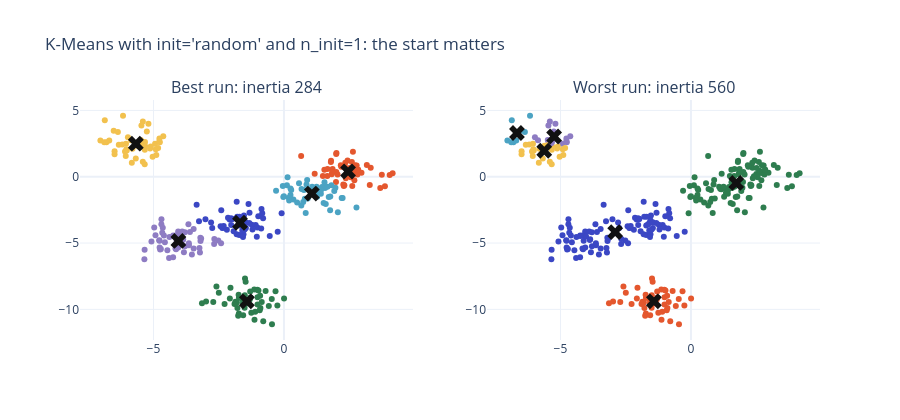

This figure's notebook cell:
### Markdown cell above
## Sensitivity to the initial centres 🎲

The final clusters depend on the initial centres. A bad start can trap the algorithm in a **local minimum**: no single point wants to change cluster, yet a better clustering exists.

#### See it with data 🔬: same data, two different starts

300 points in 6 groups. We run K-Means 50 times with the most naive start, `init="random"` (6 observations drawn at random) and a single run each time (`n_init=1`), only changing the random seed. We draw the best and the worst result.

### Code cell
X_blobs, _ = make_blobs(n_samples=300, centers=6, cluster_std=0.7, random_state=2)
runs = [KMeans(n_clusters=6, init="random", n_init=1, random_state=seed).fit(X_blobs) for seed in range(50)]
inertias = np.array([r.inertia_ for r in runs])
best, worst = runs[inertias.argmin()], runs[inertias.argmax()]

fig = make_subplots(rows=1, cols=2, subplot_titles=[f"Best run: inertia {best.inertia_:.0f}",
                                                    f"Worst run: inertia {worst.inertia_:.0f}"])
for col, run in [(1, best), (2, worst)]:
    fig.add_trace(go.Scatter(x=X_blobs[:, 0], y=X_blobs[:, 1], mode="markers", showlegend=False,
                             marker=dict(color=[COLORS[l] for l in run.labels_], size=6)), row=1, col=col)
    fig.add_trace(go.Scatter(x=run.cluster_centers_[:, 0], y=run.cluster_centers_[:, 1], mode="markers",
                             showlegend=False, marker=dict(symbol="x", size=14, color="#111111")), row=1, col=col)
fig.update_layout(height=420, title="K-Means with init='random' and n_init=1: the start matters")
fig.show()

### Figure 1 — Plotly figure (JSON) as saved in the notebook; plotly's stock layout.template omitted (floating-point values rounded to 4 significant figures; data arrays with more than 128 entries replaced by an {"elided": "..."} marker saying what was removed)
{"data": [{"marker": {"color": {"elided": "300 str values"}, "size": 6}, "mode": "markers", "showlegend": false, "type": "scatter", "x": {"elided": "300 float values"}, "xaxis": "x", "y": {"elided": "300 float values"}, "yaxis": "y"}, {"marker": {"color": "#111111", "size": 14, "symbol": "x"}, "mode": "markers", "showlegend": false, "type": "scatter", "x": [-1.684, 2.457, -1.42, -5.676, -4.045, 1.069], "xaxis": "x", "y": [-3.47, 0.3978, -9.393, 2.493, -4.839, -1.268], "yaxis": "y"}, {"marker": {"color": {"elided": "300 str values"}, "size": 6}, "mode": "markers", "showlegend": false, "type": "scatter", "x": {"elided": "300 float values"}, "xaxis": "x2", "y": {"elided": "300 float values"}, "yaxis": "y2"}, {"marker": {"color": "#111111", "size": 14, "symbol": "x"}, "mode": "markers", "showlegend": false, "type": "scatter", "x": [-2.904, -1.42, 1.737, -5.622, -5.244, -6.668], "xaxis": "x2", "y": [-4.176, -9.393, -0.4668, 1.957, 3.03, 3.295], "yaxis": "y2"}], "layout": {"annotations": [{"font": {"size": 16}, "showarrow": false, "text": "Best run: inertia 284", "x": 0.225, "xanchor": "center", "xref": "paper", "y": 1.0, "yanchor": "bottom", "yref": "paper"}, {"font": {"size": 16}, "showarrow": false, "text": "Worst run: inertia 560", "x": 0.775, "xanchor": "center", "xref": "paper", "y": 1.0, "yanchor": "bottom", "yref": "paper"}], "height": 420, "title": {"text": "K-Means with init='random' and n_init=1: the start matters"}, "xaxis": {"anchor": "y", "domain": [0.0, 0.45]}, "xaxis2": {"anchor": "y2", "domain": [0.55, 1.0]}, "yaxis": {"anchor": "x", "domain": [0.0, 1.0]}, "yaxis2": {"anchor": "x2", "domain": [0.0, 1.0]}}}
